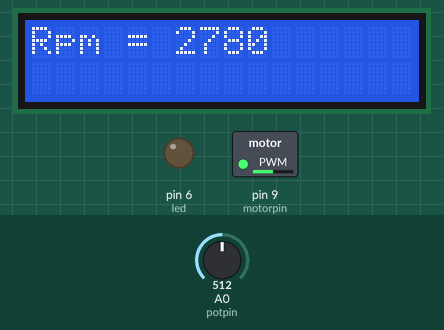
Recording of a sketch running on a simulated Arduino Uno, built with avr-gcc and run on an emulated ATmega328P. Parts: 16×2 character LCD, switched loads named in the sketch (green lamp = pin HIGH), output pins drawn as LEDs (lit = HIGH). Inputs (shaded band) come from the test bench; at power-on: A0 (potpin) = 512.

Above: at 1.2 s.
1.3 s: A0 (potpin) set to 716
At 2.0 s:
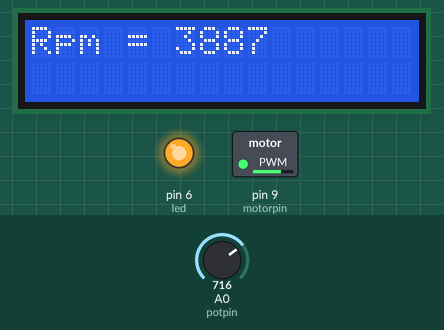
2.8 s: A0 (potpin) set to 900
At 3.8 s:
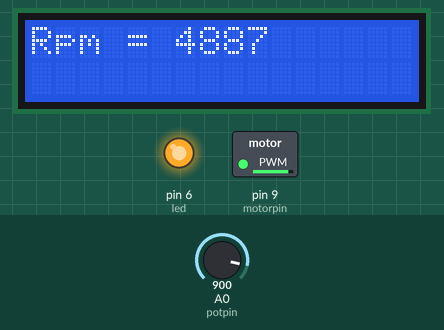
4.3 s: A0 (potpin) set to 511
At 4.8 s:
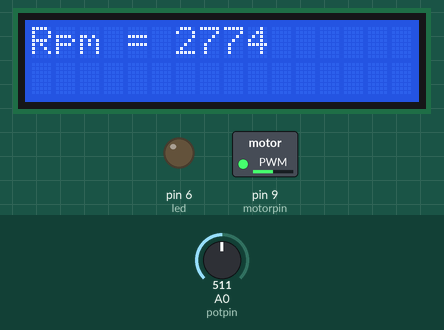
5.8 s: A0 (potpin) set to 122
At 6.6 s:
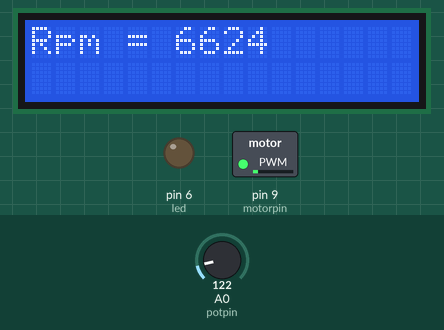
7.3 s: A0 (potpin) set to 0
At 7.7 s:
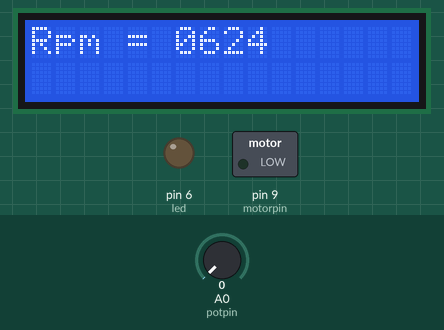
8.8 s: A0 (potpin) set to 1023
At 9.2 s:
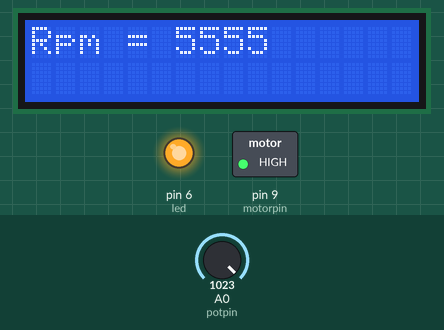
Timing chart, 0 to 11.3 s (numbered marks = the images above; inputs shaded):
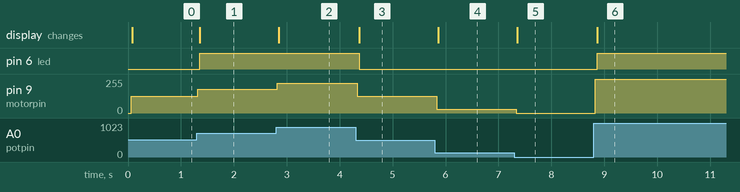

The sketch:

problemseti4.ino
```cpp
#include <LiquidCrystal.h>
LiquidCrystal lcd(12, 11, 5, 4, 3, 2);
#define potpin A0
#define motorpin 9
#define led 6
int pot,potVal,rpm ;
void setup() {
  lcd.begin(16,2);
  pinMode(motorpin, OUTPUT);
  pinMode(potpin, INPUT);
  pinMode(led,OUTPUT);

}

void loop() {
  pot = analogRead(potpin);
  potVal = map(pot, 0, 1023, 0, 255);
  analogWrite (motorpin, potVal);
  rpm = map(pot,0,1023,0,5555);
  delay(20);
  lcd.setCursor(0,0);
  lcd.print("Rpm = ");
  lcd.print(rpm);
  delay (20);
  if(rpm>=3500){
    digitalWrite(led,HIGH);
  }
  else{
    digitalWrite(led,LOW);
  }
}
```

Measured:
- after the input at 1.3 s, pin 6 (led): LOW → HIGH after 0.06 s; pin 9 (motorpin): 127/255 → 178/255 at once; the display: changes after 0.06 s (image 1)
- after the input at 2.8 s, pin 9 (motorpin): 178/255 → 224/255 at once; the display: changes after 0.05 s (image 2)
- after the input at 4.3 s, pin 6 (led): HIGH → LOW after 0.07 s; pin 9 (motorpin): 224/255 → 127/255 at once; the display: changes after 0.07 s (image 3)
- after the input at 5.8 s, pin 9 (motorpin): 127/255 → 30/255 at once; the display: changes after 0.06 s (image 4)
- after the input at 7.3 s, pin 9 (motorpin): 30/255 → 0/255 at once; the display: changes after 0.06 s (image 5)
- after the input at 8.8 s, pin 6 (led): LOW → HIGH after 0.07 s; pin 9 (motorpin): 0/255 → 255/255 at once; the display: changes after 0.07 s (image 6)
